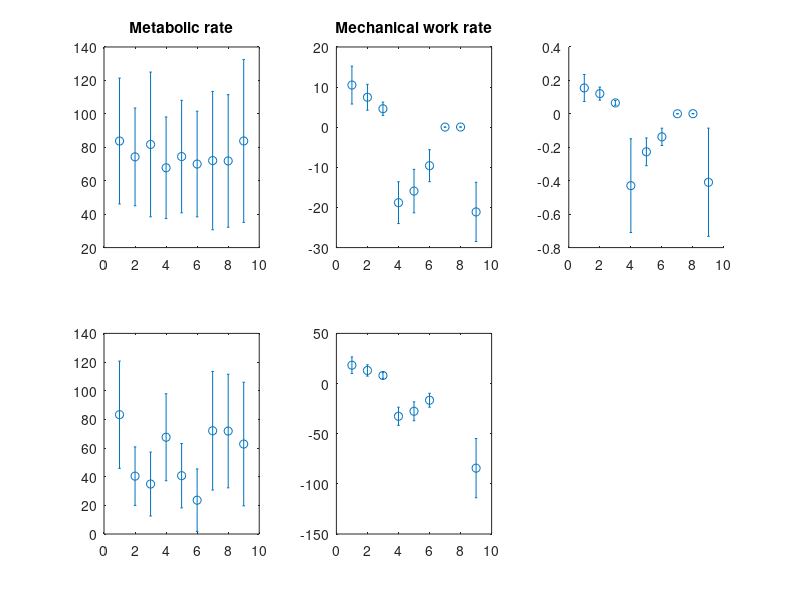

Reproduce this figure in MATLAB. (Note: this script raises an error after producing the figure.)
clear all; close all; clc

Tmax = 1/.374; % placeholder

Tmax = 2;

Ps = [1:15];

load('mechanics.mat', 'W', 'conds', 'Ts', 'Tl', 'mTcycle', 'A')
load('metabolics.mat', 'Pmet', 'Sdata')

%% correct Pmet for time isometric
Piso = Pmet(:,7:8);
N = size(Piso,1);

% time the muscle was isometric
Tiso = Tmax/2 - [Ts(1:3) Tl(4:6) Tmax/2 Tmax/2 Ts(end)+Tl(end)];

% fraction isometric compared to isometric condition
fiso = repmat(Tiso / (Tmax/2), N,1);

% portion of metabolic rate due to contraction
Pcor = Pmet - [Piso(:,2) .* fiso(:,1:3)  Piso(:,1) .* fiso(:,4:end)];

%% compute efficiency
Pav = W(:,Ps,:) ./ mTcycle;

Pmcor(:,:,1) = W(:,Ps,1) ./ (Tl+Ts)'; % net
Pmcor(:,:,2) = W(:,Ps,2) ./ Ts'; % positive
Pmcor(:,:,3) = W(:,Ps,3) ./ Tl'; % negative

eff         = Pav./Pmet(Ps,:)'; 
eff_cor     = Pav./Pcor(Ps,:)'; 
    
%%
close all

colors = lines(5);

figure(1)

subplot(231)
errorbar(1:9, mean(Pmet, 'omitnan'), std(Pmet, 'omitnan'), 'o'); hold on
title('Metabolic rate')

subplot(234);
errorbar(1:9, mean(Pcor, 'omitnan'), std(Pcor, 'omitnan'), 'o')

for i = 1:3
    subplot(232)
    errorbar(1:9, mean(Pav(:,:,i),2, 'omitnan'), std(Pav(:,:,i),1,2, 'omitnan'), 'o'); hold on
    title('Mechanical work rate')
    
    subplot(235)
    errorbar(1:9, mean(Pmcor(:,:,i),2, 'omitnan'), std(Pmcor(:,:,i),1,2, 'omitnan'), 'o'); hold on

    subplot(233)
    errorbar(1:9, mean(eff(:,:,i),2, 'omitnan'), std(eff(:,:,i),1,2, 'omitnan'), 'o', 'color', colors(i,:)); hold on
    ylim([-1 1])
    title('Efficiency')
    
    subplot(236);
    errorbar(1:9, mean(eff_cor(:,:,i),2, 'omitnan'), std(eff_cor(:,:,i),1,2, 'omitnan'), 'o', 'color', colors(i,:)); hold on
    ylim([-1 1])

end

for i = 1:6
    subplot(2,3,i)
    box off
end

%%
figure
    errorbar(1:9, mean(A(:,:,1),2, 'omitnan'), std(A(:,:,1),1,2, 'omitnan'), 'o'); hold on
    
return
%% effect of speed
if ishandle(2), close(2); end
figure(2)
vels = [60 120 240];

plot(vels, squeeze(W(2,1:3,:))); hold on
errorbar(vels, mean(W(2,1:3,:),3, 'omitnan'), std(W(2,1:3,:),1,3, 'omitnan'), 'o'); hold on
box off
    
